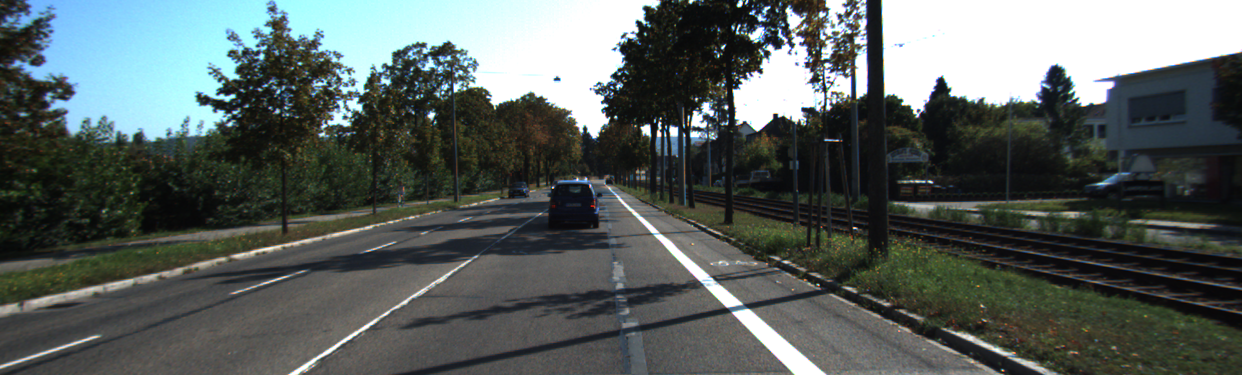
#> input picture test.png, 1242 x 375 px
$ python test.py   (older library calls are emulated)
#> lines starting #> are read from the running program, lines starting #| are printed output that depends on the picture; after the words box and inside, x2 and y2 are one past the last pixel; in counts of white or black regions, pixels touching at a corner belong together
#> further down, img is the input picture: shape (375, 1242, 3); mean B, G, R 94.3, 96.5, 88.2
import time
import math
import numpy as np
import cv2
# import rospy

from line_fit import line_fit, tune_fit, bird_fit, final_viz
from Line import Line
# [4 lines of commented-out code are left out]
from skimage import morphology

def gradient_thresh(img, thresh_min=64, thresh_max=255):
	"""
	Apply sobel edge detection on input image in x, y direction
	"""
#> called with thresh_min = 64, thresh_max = 255
	#1. Convert the image to gray scale
	gray = cv2.cvtColor(img, cv2.COLOR_BGR2GRAY)
	#2. Gaussian blur the image
	gray = cv2.GaussianBlur(gray, (5,5), 0)
	#3. Use cv2.Sobel() to find derievatives for both X and Y Axis
	sobelx = cv2.Sobel(gray, cv2.CV_64F, 1, 0)#, ksize=1)
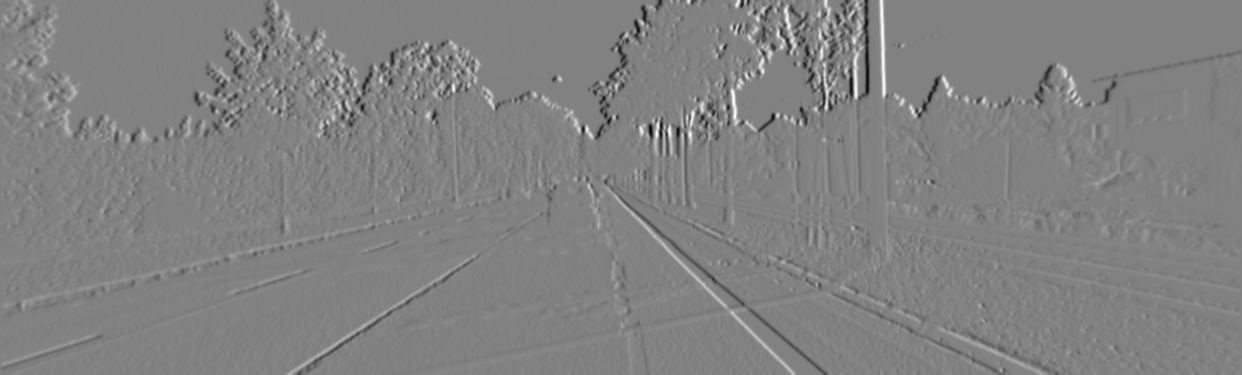
#> sobelx: shape (375, 1242) float64; min -576, max 555, mean 0.1; drawn with min black and max white
	sobely = cv2.Sobel(gray, cv2.CV_64F, 0, 1)#, ksize=1)
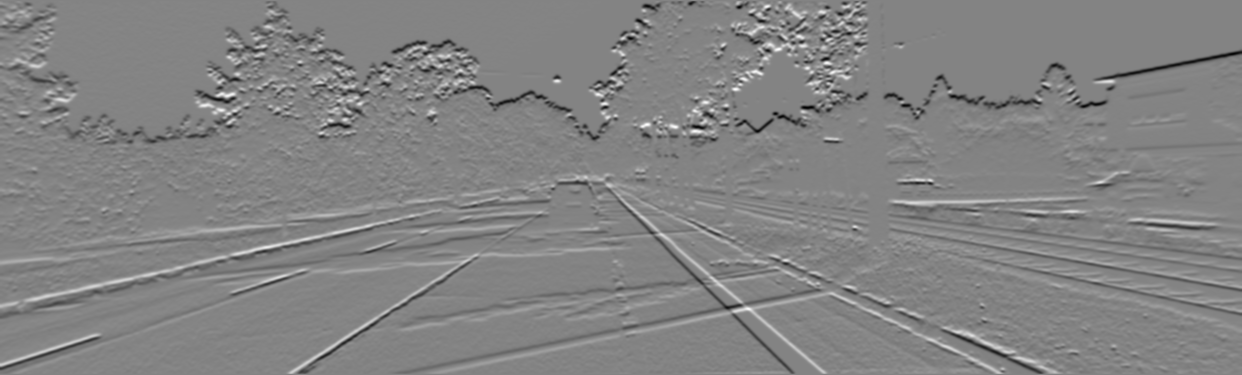
#> sobely: shape (375, 1242) float64; min -536, max 500, mean -2.4; drawn with min black and max white
	#4. Use cv2.addWeighted() to combine the results
	gray = cv2.addWeighted(sobelx, 0.5, sobely, 0.5, 0)
	#5. Convert each pixel to unint8, then apply threshold to get binary image
	gray = cv2.convertScaleAbs(gray)
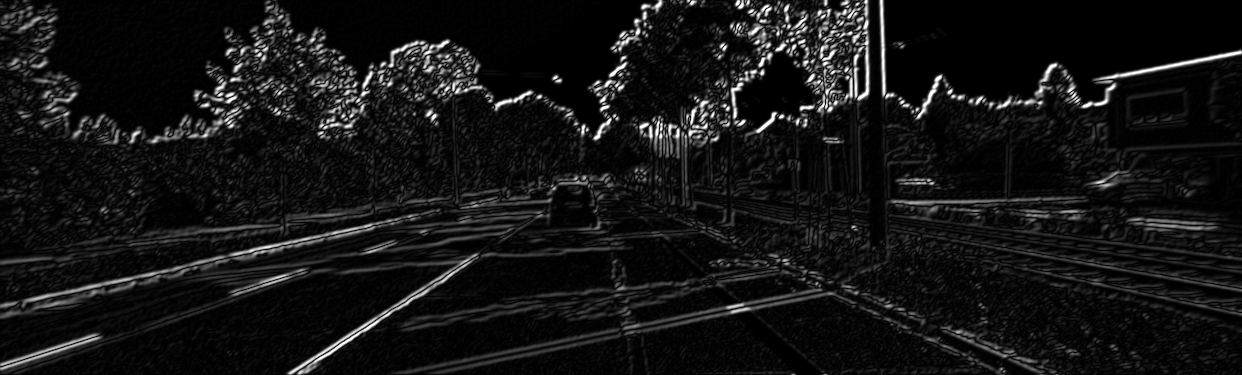
#> gray: shape (375, 1242); min 0, max 255, mean 20.5
	num, binary_output = cv2.threshold(gray, thresh_min, thresh_max, cv2.THRESH_BINARY)
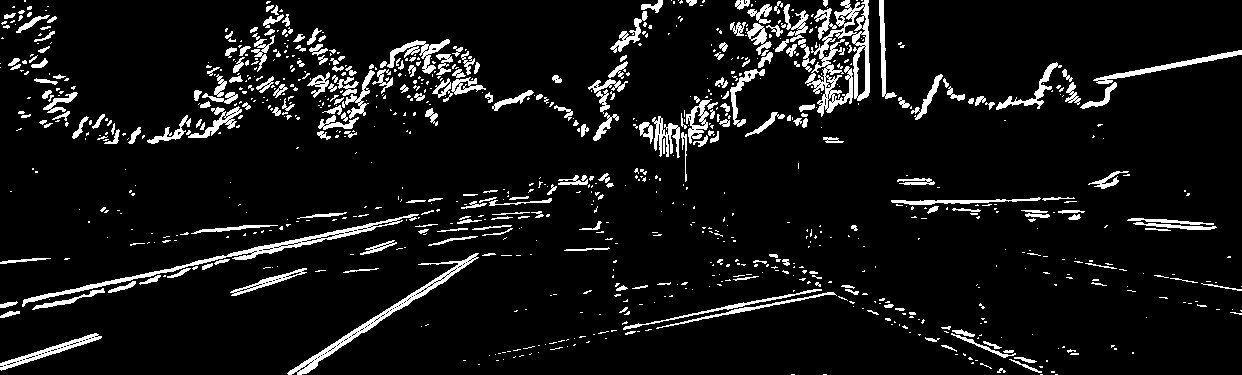
#> binary_output: shape (375, 1242); 7.8% white; 915 white regions (661 under 20 px), largest, box (x1, y1, x2, y2) and area: (805, 0, 870, 117) 2703, (22, 214, 419, 307) 1973, (287, 253, 479, 375) 1621
#> num = 64
	# binary_output = gray

	return binary_output


def color_thresh(img, thresh=(100, 255)):
	"""
	Convert RGB to HSL and threshold to binary image using S channel
	"""
#> called with thresh = (100, 255)
	#1. Convert the image from RGB to HSL
	hsl = cv2.cvtColor(img, cv2.COLOR_BGR2HLS)
#> hsl: shape (375, 1242, 3); mean of channels 0, 1, 2 61.3, 92.4, 58.4
	#2. Apply threshold on S channel to get binary image
	binary_output = cv2.inRange(hsl, (0, 0, thresh[0]), (255, 255, thresh[1]))
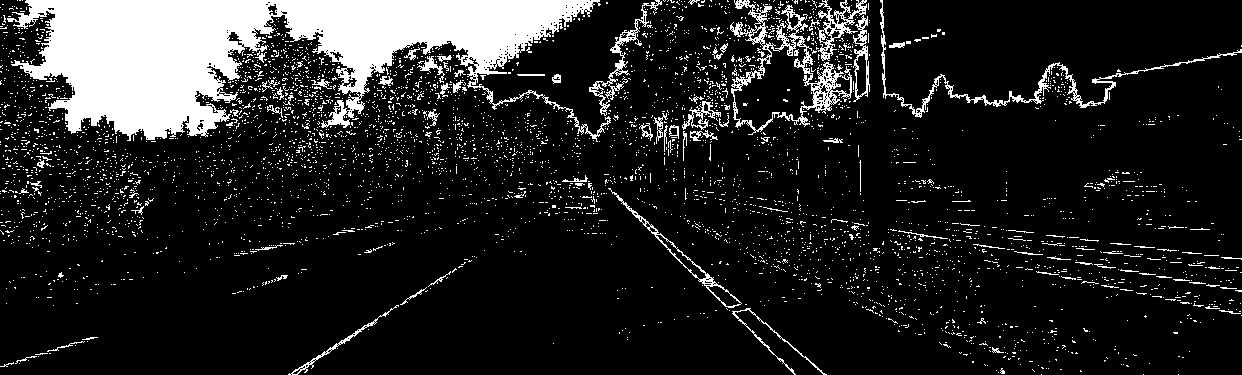
#> binary_output: shape (375, 1242); 14% white; 4335 white regions (4227 under 20 px), largest, box (x1, y1, x2, y2) and area: (7, 0, 611, 142) 41860, (730, 0, 852, 135) 2995, (880, 0, 1242, 118) 1784

	return binary_output

def combinedBinaryImage(img):
	"""
	Get combined binary image from color filter and sobel filter
	"""
	#1. Apply sobel filter and color filter on input image
	SobelOutput = gradient_thresh(img)
	ColorOutput = color_thresh(img)
	#2. Combine the outputs
	# SobelOutput = cv2.addWeighted(SobelOutput, 0.5, ColorOutput, 0.5, 0)
	## Here you can use as many methods as you want.

	## TODO

	####

	binaryImage = np.zeros_like(SobelOutput)
	binaryImage[(ColorOutput!=0)|(SobelOutput!=0)] = 1
	# Remove noise from binary image
	binaryImage = morphology.remove_small_objects(binaryImage.astype('bool'),min_size=50,connectivity=2)

	binaryImage = binaryImage.astype(np.uint8)*255

	return binaryImage

def perspective_transform(image, verbose=False):
	"""
	Get bird's eye view from input image
	"""
	#1. Visually determine 4 source points and 4 destination points
	src_pts = np.array([[480, 250], [680, 250], [809, 370], [292, 370]], np.float32)
	dst_pts = np.array([[292, 0], [809, 0], [809, 370], [292, 370]], np.float32)

	#2. Get M, the transform matrix, and Minv, the inverse using cv2.getPerspectiveTransform()
	M = cv2.getPerspectiveTransform(src_pts, dst_pts)
	Minv = np.linalg.inv(M)

	#3. Generate warped image in bird view using cv2.warpPerspective()
	warped_img = cv2.warpPerspective(image, M, (1242, 375))

	## TODO

	####

	return warped_img, M, Minv


if __name__ == '__main__':
	# # Import the image
	img = cv2.imread(r"test.png")
	cv2.imshow("image", img)

	#Test for the gradient thresh
	thresh_img = gradient_thresh(img)
	cv2.imshow("grad thresh", thresh_img)
	# cv2.waitKey(0)

	# Test for the color thresh
	thresh_img2 = color_thresh(img)
	cv2.imshow("color thresh", thresh_img2)

	# Test for the combined image
	img2 = combinedBinaryImage(img)
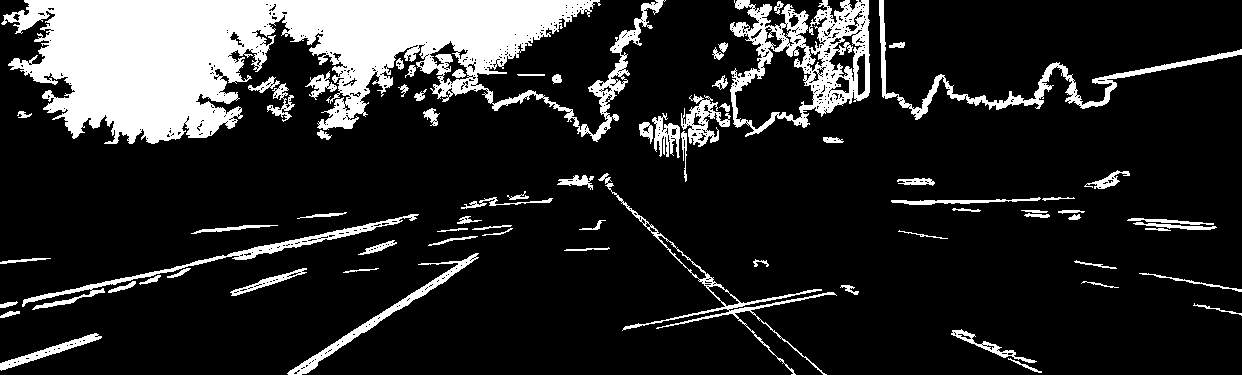
#> img2: shape (375, 1242); 16.4% white; 73 white regions, largest, box (x1, y1, x2, y2) and area: (1, 0, 666, 144) 49086, (730, 0, 870, 137) 7460, (879, 0, 1242, 120) 3309
	cv2.imshow("combined", img2)
	# cv2.waitKey(0)

	# cv2.imshow("thresh img", thresh_img)
	wrp_img, M, Minv = perspective_transform(img2)
#> in perspective_transform, `warped_img = cv2.warpPerspective(image, M, (1242, 375))`:
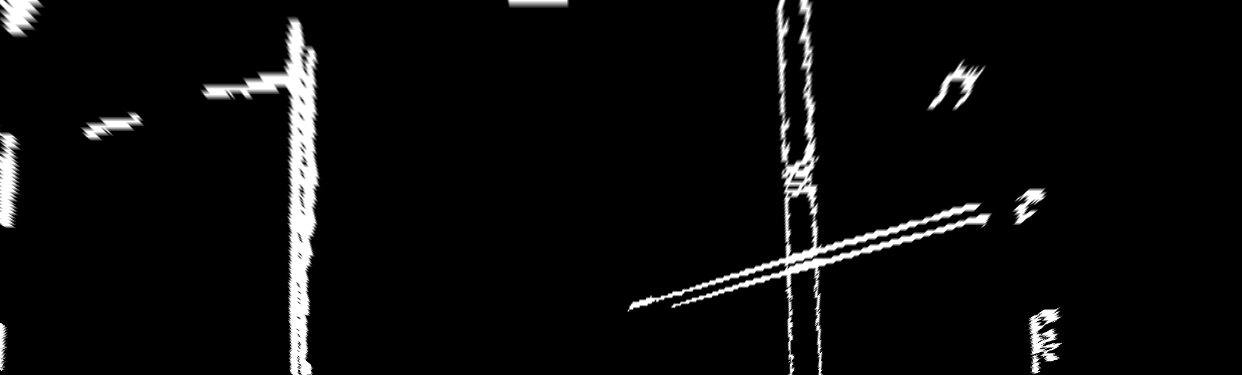
#> warped_img: shape (375, 1242); min 0, max 255, mean 11.5
#> M = [[-1.12, -3.43, 1270.8], [4.22e-16, -3.46, 865.6], [-3e-19, -0.00574, 1]]; Minv = [[-0.891, 2.28, -845], [4.03e-16, 0.665, -575.5], [2.05e-18, 0.00381, -2.3]]
	cv2.imshow("transform", wrp_img)
	cv2.waitKey(0)
